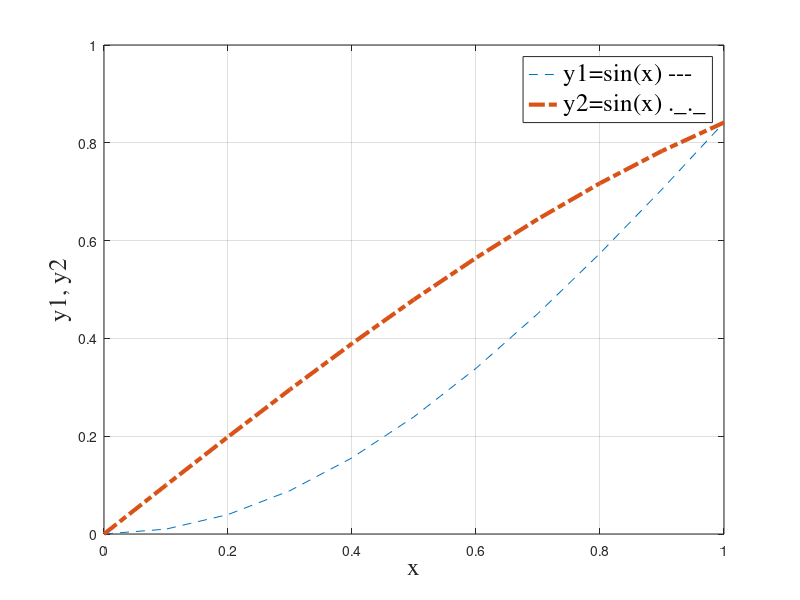

Write MATLAB code to recreate this figure.
clc
close all
x=[0:0.1:1]';
y1=x.*sin(x);
y2=sin(x);
plot(x,y1,'--',x,y2,'-.','LineWidth',3);

X=xlabel('x')
Y=ylabel('y1, y2')
L=legend('y1=sin(x) ---','y2=sin(x) ._._')

set([X,Y,L],'FontName','times','FontSize',18)

grid